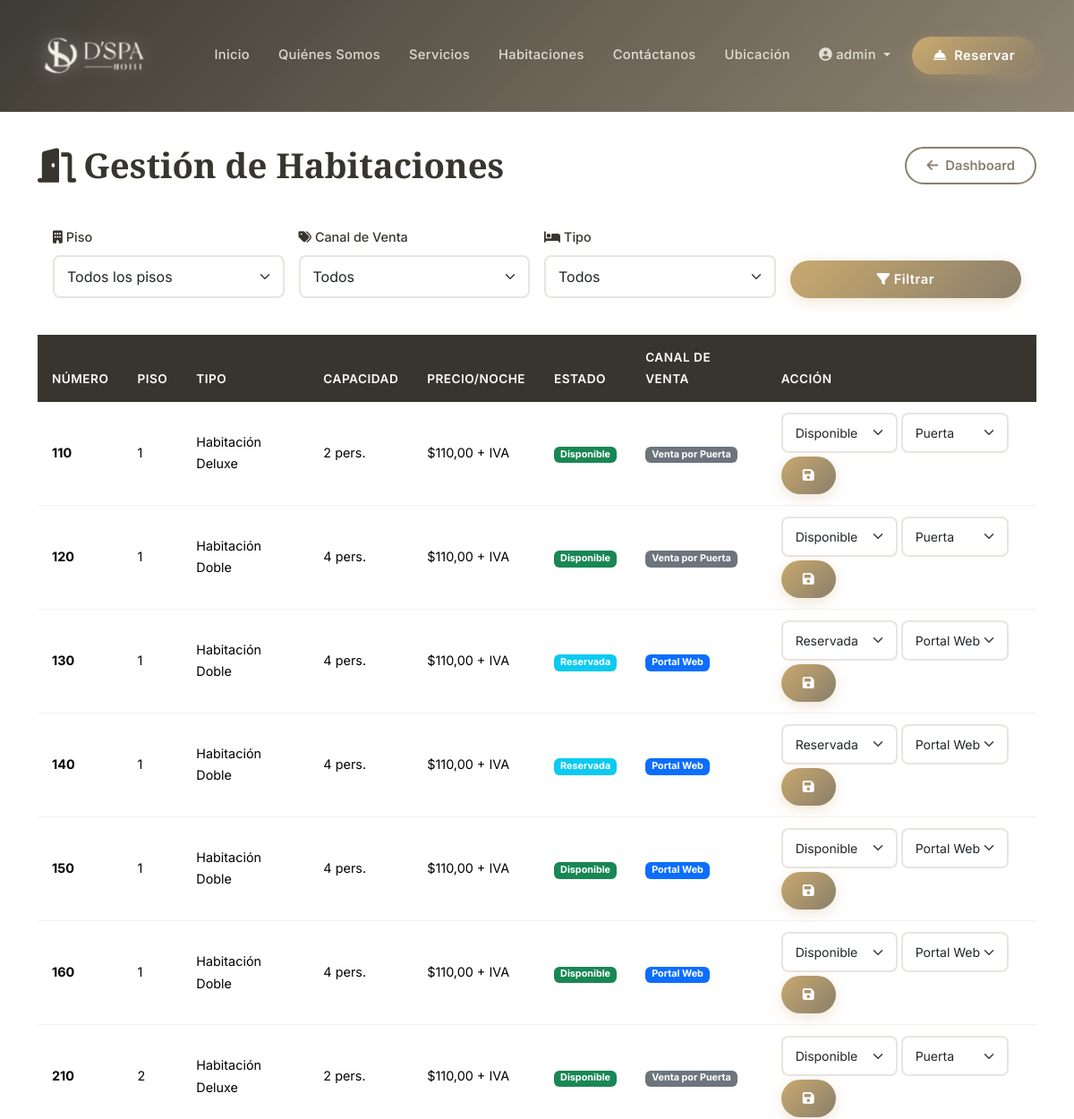
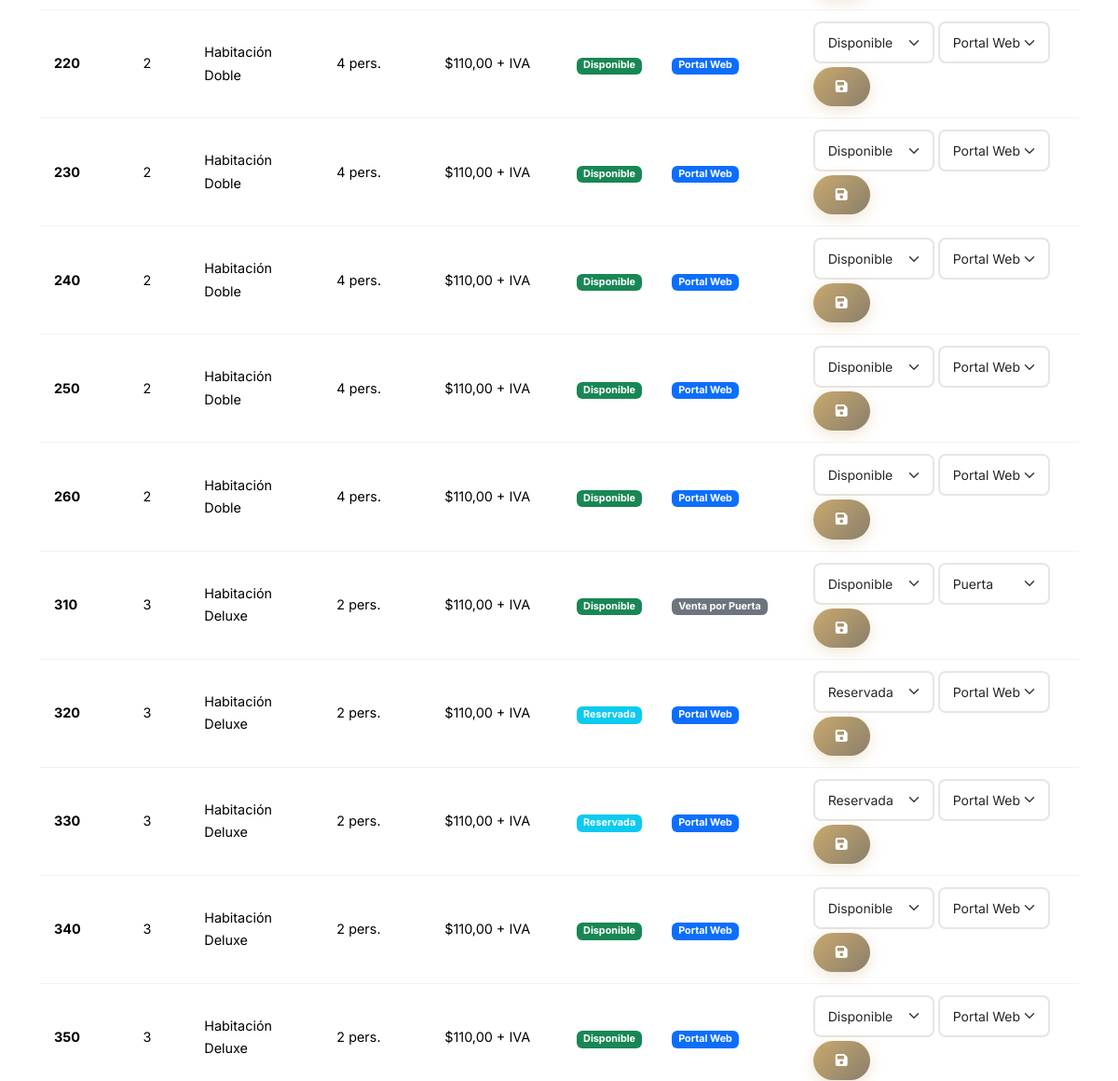
Page /staff/rooms/ (signed in, upper part) on the earlier database version (2 pictures, top to bottom).
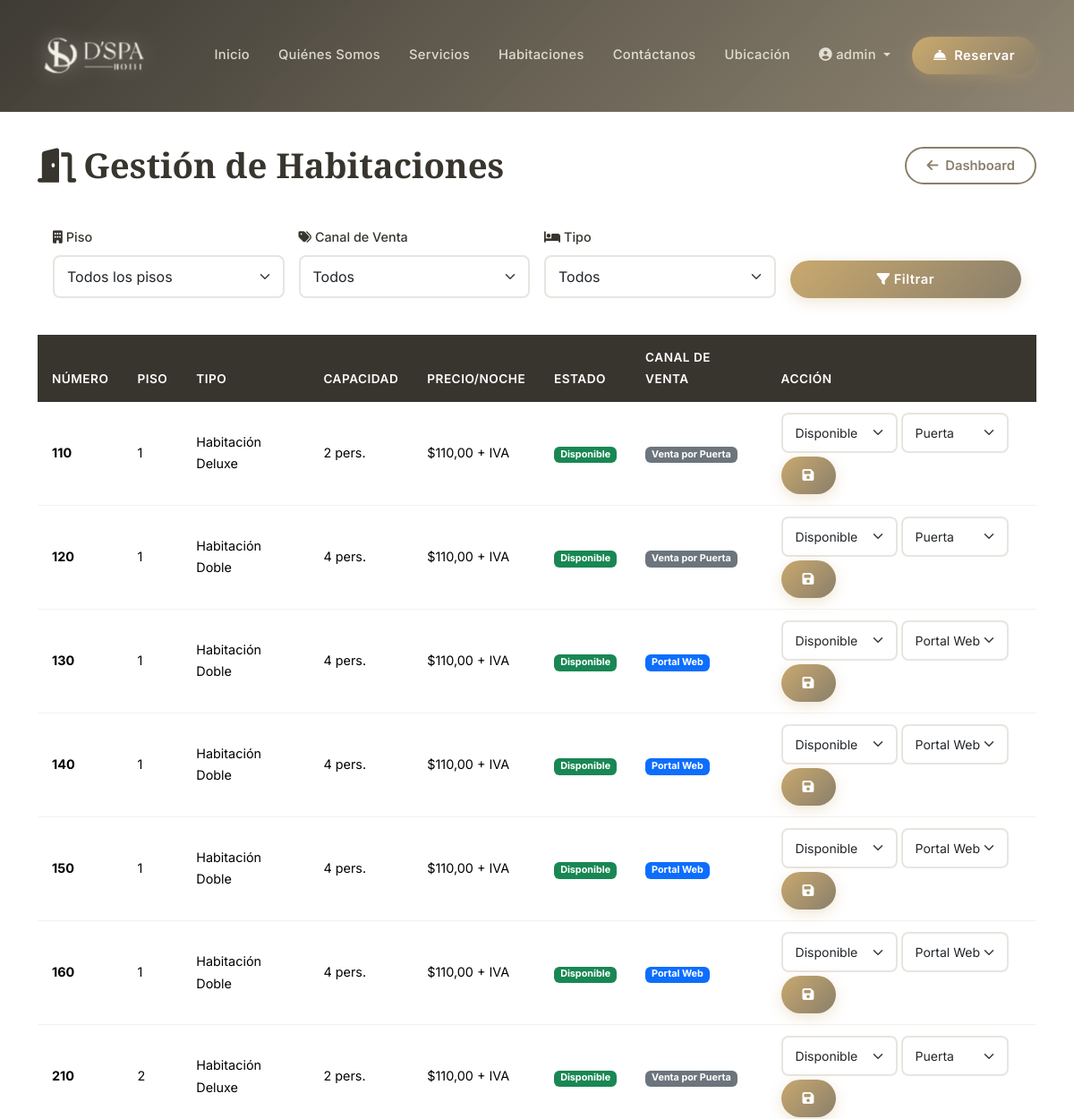
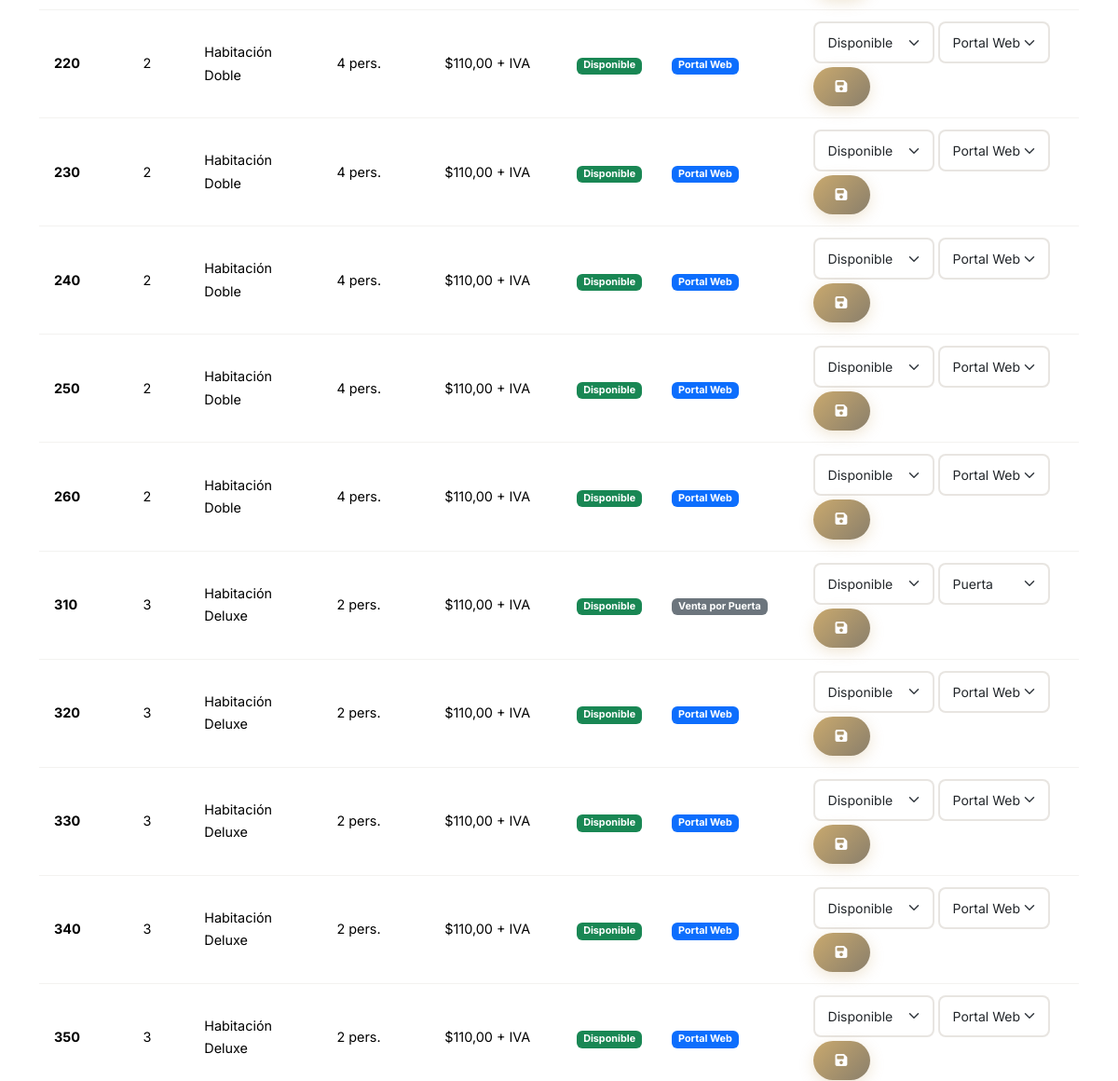
Same page on the later database version (2 pictures, top to bottom).
### core/models.py (models this page shows, shortened)
class Room(models.Model):
    ROOM_TYPES = [
        ('doble', 'Habitación Doble'),
        ('deluxe', 'Habitación Deluxe'),
    ]
    STATUS_CHOICES = [
        ('available', 'Disponible'),
        ('occupied', 'Ocupada'),
        ('maintenance', 'Mantenimiento'),
        ('reserved', 'Reservada'),
    ]
    SALES_CHANNEL_CHOICES = [
        ('web', 'Portal Web'),
        ('puerta', 'Venta por Puerta'),
    ]
    room_type = models.CharField(max_length=20, choices=ROOM_TYPES, verbose_name="Tipo")
    room_number = models.CharField(max_length=10, unique=True, verbose_name="Número")
    floor = models.IntegerField(default=1, verbose_name="Piso")
    description = models.TextField(verbose_name="Descripción")
    detailed_description = models.TextField(verbose_name="Descripción Detallada", help_text="Incluir amenities y características")
    capacity_adults = models.IntegerField(default=2, verbose_name="Capacidad Adultos")
    capacity_children = models.IntegerField(default=0, verbose_name="Capacidad Niños")
    price_per_night = models.DecimalField(max_digits=10, decimal_places=2, verbose_name="Precio por Noche", help_text="Precio base en USD (sin IVA)")
    extra_guest_fee = models.DecimalField(max_digits=10, decimal_places=2, default=0, verbose_name="Cargo por Persona Adicional", help_text="Aplica para hab. dobles ($20 por persona adicional)")
    status = models.CharField(max_length=20, choices=STATUS_CHOICES, default='available', verbose_name="Estado")
    sales_channel = models.CharField(max_length=20, choices=SALES_CHANNEL_CHOICES, default='web', verbose_name="Canal de Venta", help_text="Las habitaciones de 'Puerta' no se muestran en el portal web")
    has_terrace = models.BooleanField(default=True, verbose_name="Terraza")
    has_safe = models.BooleanField(default=True, verbose_name="Caja Fuerte")
    has_tv = models.BooleanField(default=True, verbose_name="TV")
    has_closet = models.BooleanField(default=True, verbose_name="Closet")
    has_minibar = models.BooleanField(default=False, verbose_name="Mini Nevera")
    has_balcony = models.BooleanField(default=False, verbose_name="Balcón")
    is_active = models.BooleanField(default=True, verbose_name="Activa")
    class Meta:
        ordering = ['room_type', 'room_number']
        verbose_name = "Habitación"
        verbose_name_plural = "Habitaciones"

### staff/views.py (the view)
    def wrapper(request, *args, **kwargs):
        if not request.user.is_authenticated:
            return redirect('login')
        if not (request.user.is_staff or hasattr(request.user, 'staffprofile')):
            messages.error(request, 'No tiene permisos para acceder a esta sección.')
            return redirect('home')
        return view_func(request, *args, **kwargs)

### staff/views.py (called while the page is built)
def staff_required(view_func):
    def wrapper(request, *args, **kwargs):
        if not request.user.is_authenticated:
            return redirect('login')
        if not (request.user.is_staff or hasattr(request.user, 'staffprofile')):
            messages.error(request, 'No tiene permisos para acceder a esta sección.')
            return redirect('home')
        return view_func(request, *args, **kwargs)
    return wrapper

def _is_recepcionista(user):
    if user.is_superuser:
        return False
    if user.groups.filter(name='Encargados de Reservaciones').exists():
        return False
    if user.groups.filter(name='Recepcionistas de Datos').exists():
        return True
    return not user.is_superuser

### staff/templates/staff/room_management.html (shortened to what the changed rows need)
{% extends 'core/base.html' %}
{% load static %}
{% block content %}
<section class="section-padding" style="margin-top: 80px;">
    <div class="container">
        <div class="d-flex justify-content-between align-items-center mb-4">
            <h2 class="section-title mb-0"><i class="fas fa-door-open me-2"></i>Gestión de Habitaciones</h2>
        </div>
        <div class="table-responsive">
            <table class="table table-custom table-hover">
                <thead>
                    <tr>
                        <th>Número</th>
                        <th>Piso</th>
                        <th>Tipo</th>
                        <th>Capacidad</th>
                        <th>Precio/Noche</th>
                        <th>Estado</th>
                        <th>Canal de Venta</th>
                        <th>Acción</th>
                    </tr>
                </thead>
                <tbody>
                    {% for room in rooms %}
                    <tr>
                        <td><strong>{{ room.room_number }}</strong></td>
                        <td>{{ room.floor }}</td>
                        <td>{{ room.get_room_type_display }}</td>
                        <td>{{ room.capacity_adults }} pers.</td>
                        <td>${{ room.price_per_night }} + IVA</td>
                        <td>
                            <span class="badge
                                {% if room.status == 'available' %}bg-success
                                {% elif room.status == 'occupied' %}bg-danger
                                {% elif room.status == 'maintenance' %}bg-warning text-dark
                                {% elif room.status == 'reserved' %}bg-info
                                {% endif %}">
                                {{ room.get_status_display }}
                            </span>
                        </td>
                        <td>
                            <span class="badge {% if room.sales_channel == 'web' %}bg-primary{% else %}bg-secondary{% endif %}">
                                {{ room.get_sales_channel_display }}
                            </span>
                        </td>
                        <td>
                            {% if not is_readonly %}
                            <form method="post" class="d-flex gap-1 flex-wrap">
                                <select name="status" class="form-select form-select-sm" style="width: auto; min-width: 120px;">
                                    <option value="available" {% if room.status == 'available' %}selected{% endif %}>Disponible</option>
                                    <option value="reserved" {% if room.status == 'reserved' %}selected{% endif %}>Reservada</option>
                                </select>
                                <select name="sales_channel" class="form-select form-select-sm" style="width: auto; min-width: 120px;">
                                    <option value="web" {% if room.sales_channel == 'web' %}selected{% endif %}>Portal Web</option>
                                </select>
                                <button type="submit" class="btn btn-sm btn-reservation"><i class="fas fa-save"></i></button>
                            </form>
                            {% else %}
                            <span style="color: var(--color-text-light); font-size: 0.85rem;"><i class="fas fa-lock me-1"></i>Solo lectura</span>
                            {% endif %}
                        </td>
                    </tr>
                    {% endfor %}
                </tbody>
            </table>
        </div>
    </div>
</section>
{% endblock %}

Differences in the rows shown:
changed Room (number 3 of 17 on the later page): status "Reservada" → "Disponible"
changed Room (number 4 of 17 on the later page): status "Reservada" → "Disponible"
changed Room (number 14 of 17 on the later page): status "Reservada" → "Disponible"
changed Room (number 15 of 17 on the later page): status "Reservada" → "Disponible"
